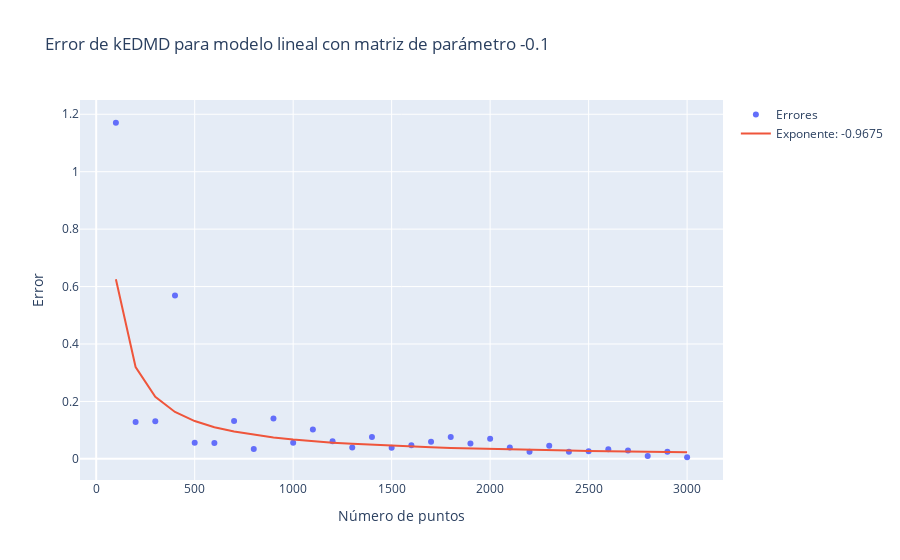

The cell this chart's notebook holds for it:
### Code cell
# Alpha a utilizar
alpha = -0.1

# Número de puntos
Ns = np.arange(100, 3100, 100)

# Errores
errors = np.zeros(len(Ns))

# Cálculo de errores
for i in range(len(Ns)):
    x, x_koop = compute_linear_kedmd(alpha, Ns[i])
    errors[i] = np.linalg.norm(x - x_koop)

# Ajustar una curva como raíz cuadrada a los errores
fit = np.polyfit(np.log(Ns), np.log(errors), 1)

# Plot
fig = go.Figure()

fig.add_trace(go.Scatter(x=Ns, y=errors, name='Errores', mode='markers'))
fig.add_trace(go.Scatter(x=Ns, y=np.exp(fit[1])*Ns**fit[0], name=f'Exponente: {fit[0].round(4)}', mode='lines'))

# Colocar titulo
fig.update_layout(
    title=f"Error de kEDMD para modelo lineal con matriz de parámetro {alpha}",
    xaxis_title="Número de puntos",
    yaxis_title="Error"
    )

fig.write_image(img_path+"Linear2Errors.pdf")

fig.show()

### Figure 1 — Plotly figure (JSON) as saved in the notebook; plotly's stock layout.template omitted (floating-point values rounded to 4 significant figures)
{"data": [{"mode": "markers", "name": "Errores", "type": "scatter", "x": [100, 200, 300, 400, 500, 600, 700, 800, 900, 1000, 1100, 1200, 1300, 1400, 1500, 1600, 1700, 1800, 1900, 2000, 2100, 2200, 2300, 2400, 2500, 2600, 2700, 2800, 2900, 3000], "y": [1.17, 0.1288, 0.1312, 0.5692, 0.05621, 0.05496, 0.132, 0.03442, 0.1409, 0.05641, 0.1021, 0.06137, 0.03926, 0.07655, 0.03867, 0.04756, 0.0597, 0.07592, 0.05377, 0.07044, 0.03979, 0.02463, 0.04551, 0.02474, 0.02695, 0.03383, 0.02937, 0.01037, 0.02505, 0.005656]}, {"mode": "lines", "name": "Exponente: -0.9675", "type": "scatter", "x": [100, 200, 300, 400, 500, 600, 700, 800, 900, 1000, 1100, 1200, 1300, 1400, 1500, 1600, 1700, 1800, 1900, 2000, 2100, 2200, 2300, 2400, 2500, 2600, 2700, 2800, 2900, 3000], "y": [0.6253, 0.3198, 0.216, 0.1635, 0.1318, 0.1105, 0.09515, 0.08362, 0.07461, 0.06738, 0.06144, 0.05648, 0.05227, 0.04866, 0.04552, 0.04276, 0.04032, 0.03815, 0.03621, 0.03446, 0.03287, 0.03142, 0.0301, 0.02888, 0.02777, 0.02673, 0.02577, 0.02488, 0.02405, 0.02328]}], "layout": {"title": {"text": "Error de kEDMD para modelo lineal con matriz de parámetro -0.1"}, "xaxis": {"title": {"text": "Número de puntos"}}, "yaxis": {"title": {"text": "Error"}}}}
